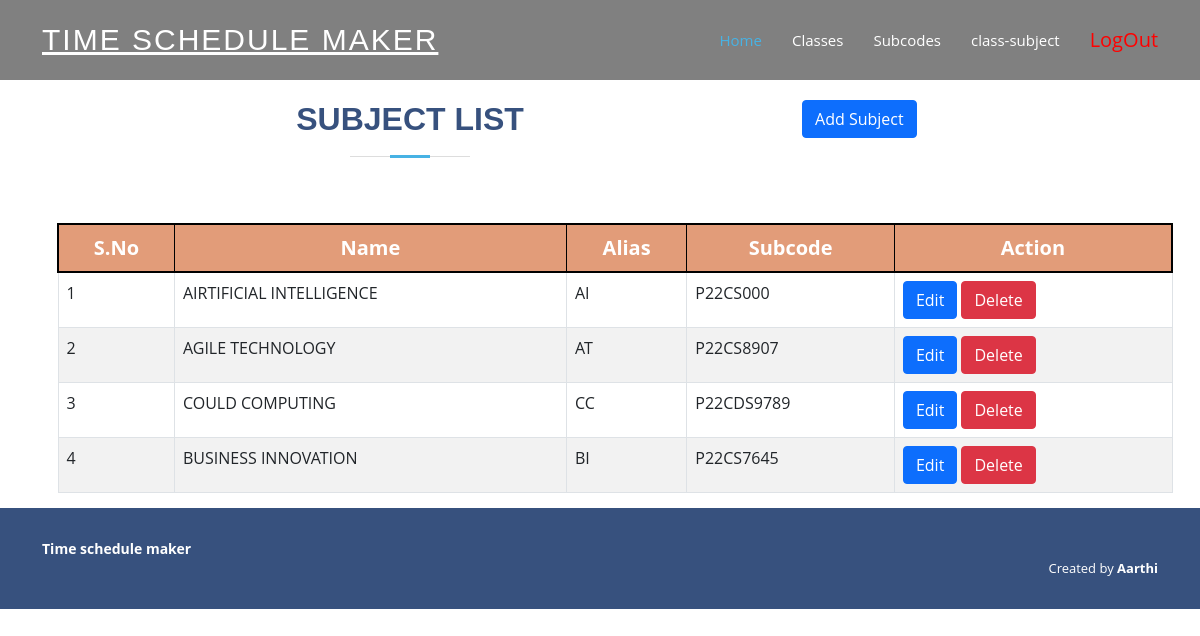
Before: /staff/index.php?info=subcodes (signed in) with the older database file.
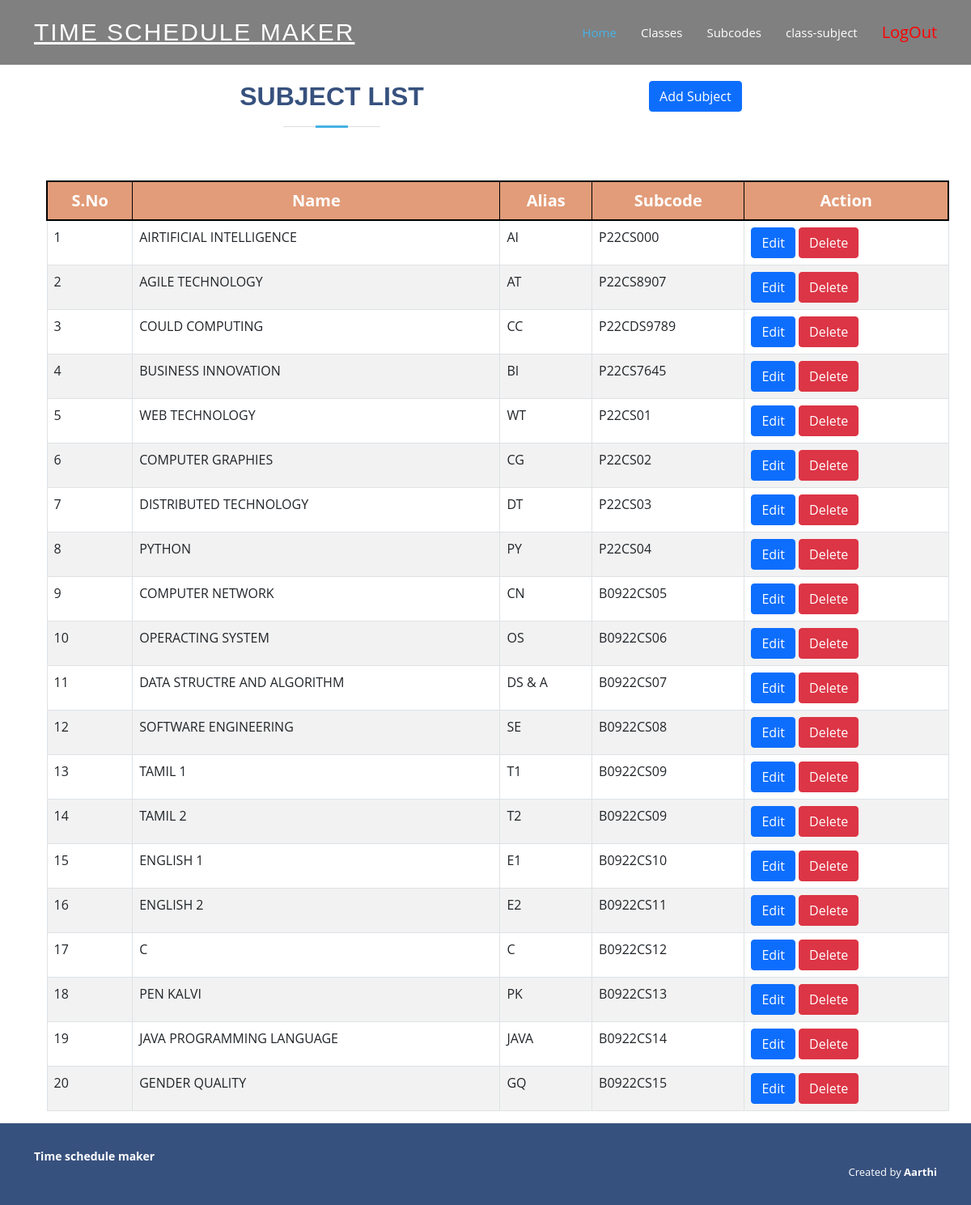
After: the same page with the newer database file.
### tables this page shows
CREATE TABLE `subjects` (
  `id` int(30) NOT NULL,
  `name` varchar(50) NOT NULL,
  `alias` varchar(30) DEFAULT NULL,
  `subcode` varchar(30) NOT NULL
);

### staff/subcodes.php (the view, shortened to what this page needs)
<?php
   extract($_POST);
?>
<div class="container" style="margin-top:100px;">
         <div class="row">
          <div class="col-md-8">
          <div class="section-title">
          <h2>Subject List</h2>
        </div>
          </div>
          <div class="col-md-4">
          <button type="button" class="btn btn-primary" data-bs-toggle="modal" data-bs-target="#staticBackdrop">
            Add Subject
          </button>
          </div>
         </div>
<table class='table table-responsive table-bordered table-striped table-hover' style=margin:15px;>
<tr style="font-size:20px;text-align:center;border:2px solid black;background-color: #EEA47F;color:white;">
    <th>S.No</th>
    <th>Name</th>
    <th>Alias</th>
    <th>Subcode</th>
    <th>Action</th>
  </tr>
  <?php
  $i=1;
	$que=mysqli_query($con,"select * from subjects");
	while($row=mysqli_fetch_array($que))
	{
  ?>
  <tr>
    <td><?php echo $i;?></td>
    <td><?php echo $row['name'];?></td>
    <td><?php echo $row['alias'];?></td>
    <td><?php echo $row['subcode'];?></td>
    <td>
    <a href="index.php?info=edit_subject&subject_id=<?php echo$row['id']?>" class="btn btn-primary">Edit</a>
    <a href="index.php?info=subcodes&delete_id=<?php echo$row['id']?>" class="btn btn-danger">Delete</a>
</td>
  </tr>
  <?php
  $i++;
  }
  ?>
</table>
</div>

Changed rows visible on the page:
added subjects: name "WEB TECHNOLOGY", alias "WT", subcode "P22CS01"
added subjects: name "COMPUTER GRAPHIES", alias "CG", subcode "P22CS02"
added subjects: name "DISTRIBUTED TECHNOLOGY", alias "DT", subcode "P22CS03"
added subjects: name "PYTHON", alias "PY", subcode "P22CS04"
added subjects: name "COMPUTER NETWORK", alias "CN", subcode "B0922CS05"
added subjects: name "OPERACTING SYSTEM", alias "OS", subcode "B0922CS06"
added subjects: name "DATA STRUCTRE AND ALGORITHM", alias "DS & A", subcode "B0922CS07"
added subjects: name "SOFTWARE ENGINEERING", alias "SE", subcode "B0922CS08"
added subjects: name "TAMIL 1", alias "T1", subcode "B0922CS09"
added subjects: name "TAMIL 2", alias "T2", subcode "B0922CS09"
added subjects: name "ENGLISH 1", alias "E1", subcode "B0922CS10"
added subjects: name "ENGLISH 2", alias "E2", subcode "B0922CS11"
added subjects: name "C", alias "C", subcode "B0922CS12"
added subjects: name "PEN KALVI", alias "PK", subcode "B0922CS13"
added subjects: name "JAVA PROGRAMMING LANGUAGE", alias "JAVA", subcode "B0922CS14"
added subjects: name "GENDER QUALITY", alias "GQ", subcode "B0922CS15"
